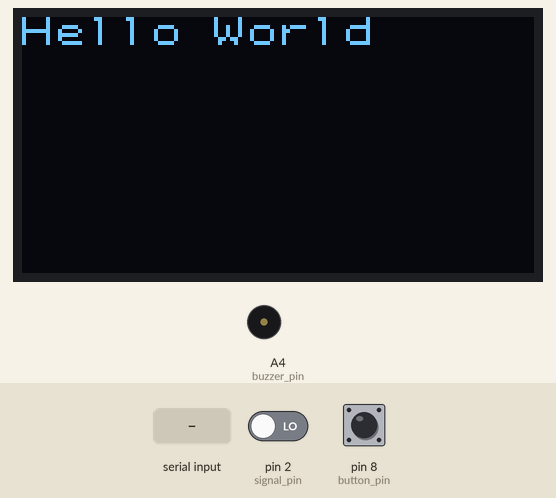
This sketch was run on a simulated Arduino Uno, built with avr-gcc and run on an emulated ATmega328P. Shown: 128×64 one-colour display, buzzer (waves = sounding, pin HIGH). The test bench sets the inputs (shaded band); at power-on: pin 2 (signal_pin) LOW, pin 8 (button_pin) HIGH. What the sketch prints to the serial monitor is not drawn.

Above: at 1.7 s.
1.8 s: "90 45\n" received over Serial
At 7.34 s:
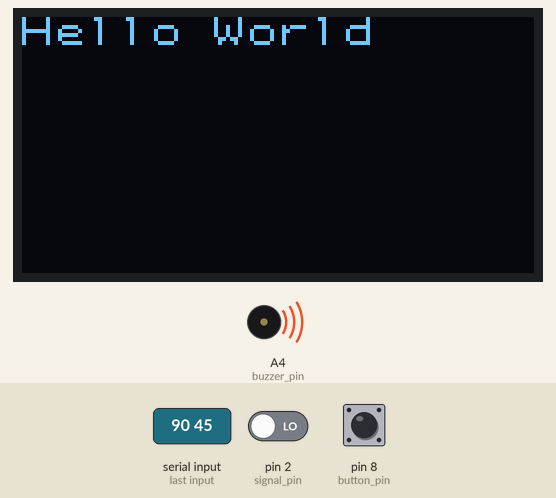
10.9 s: "30 150\n" received over Serial
Timing chart, 0 to 14.9 s (numbered marks = the images above; inputs shaded):
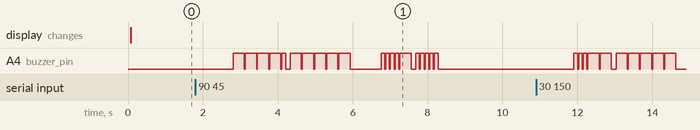

The sketch:

morse.ino
```cpp
#include "morseTable.h"
#include "decoder.hpp"
//#include "Adafruit_SH1106.h"
#include <U8g2lib.h>
#include "EEPROM.h"

const int morseTiming = 100;

const short button_pin = 8;
const short buzzer_pin = A4;
const short signal_pin = 2;

//U8G2_SH1106_128X64_NONAME_F_4W_HW_SPI u8g2(
//    U8G2_R0, A1, A0, -1);

U8X8_SH1106_128X64_NONAME_4W_HW_SPI oled(A1, A0);

short mode = 0;

//we have 4 modes:

// buzzer/mic serial monitor - pass through
// button/oled - practise mode
// listen/buzzer/button - talkback

//back and forth through the serial monitor
#define MODE_SERIAL 1
#define MODE_TALK 2
#define MODE_PRACTISE 3

const short mode_address = 0xAA;

String listenBuffer = "";
String outputBuffer = "";

constexpr char MorseCodeProcessor::tree[];

MorseCodeBuffer buffer(BUFFER_SIZE);
MorseCodeProcessor morseCodeProcessor;
MorseCodeElementProcessor morseCodeElementProcessor(UNIT_LENGTH);

char *output = new char[3];

SIGNAL(TIMER0_COMPA_vect)
{
  cli();
  MorseCodeElement e;
  //invert the signal
  if (morseCodeElementProcessor.process(digitalRead(signal_pin)? LOW:HIGH, &e))
  {
    buffer.Enqueue(e);
  }
  sei();
}

void setup()
{
  Serial.begin(9600);
  outputBuffer.reserve(15);
  listenBuffer.reserve(15);
  oled.begin();
  oled.setFlipMode(1);
  oled.setFont(u8x8_font_artossans8_r);
  oled.drawString(0, 0, "Hello World");

  pinMode(button_pin, INPUT_PULLUP);
  pinMode(signal_pin, INPUT);
  pinMode(buzzer_pin, OUTPUT);

  delay(500); //wait half a second

  if (digitalRead(button_pin) == LOW)
  { //if button is pressed
    oled.clear();
    mode = showMenuFunction();
  }
  else
  {
    mode = EEPROM.read(mode_address);
  }

  switch (mode)
  {
  case MODE_SERIAL:
    Serial.println(F("Serial mode enabled"));
  }

  //enable watch vector function
  cli();
  OCR0A = 0xAF;
  TIMSK0 |= _BV(OCIE0A);
  sei();
}

bool TryDequeueSafe(MorseCodeElement *element)
{
  // Dequeue item from the buffer while disabling interrupt
  // so that it doesn't corrupt buffer status
  cli();
  bool result = buffer.TryDequeue(element);
  sei();

  return result;
}

void loop()
{
  switch (mode)
  {
  case MODE_SERIAL:
    serialModeLoop();
  case MODE_TALK:
    talkModeLoop();
  case MODE_PRACTISE:
    practiseModeLoop();
  default:
    serialModeLoop();
  }
}

void serialModeLoop()
{
  MorseCodeElement e;
  while (TryDequeueSafe(&e))
  {
    if (morseCodeProcessor.process(e.m_signal, output))
    {
      Serial.print(output);
    }
    if (e.m_signal == Signal::LONGGAP)
    {
      Serial.print(" ");
    }
  }

  if (Serial.available())
  {
    outputBuffer = Serial.readString();
    if (outputBuffer.length() > 0)
    {
      Serial.print(">");
      Serial.println(outputBuffer);
      sendStringToBuzzer(outputBuffer, buzzer_pin);
    }
  }
}
void talkModeLoop()
{
}

void practiseModeLoop()
{
}

short showMenuFunction()
{

  oled.drawString(0, 0, "Menu Mode");
  oled.drawString(0, 1, "Open Serial");
  oled.drawString(0, 2, "[ 9600 ] Baud");

  while (1)
  {
    Serial.println(F("Menu"));
    Serial.println(F("-------"));
    Serial.println(F("1. Serial mode"));
    Serial.println(F("2. Talk/Reply mode"));
    Serial.println(F("3. Practise mode"));
    Serial.println(F("-------"));
    Serial.println();

    while (!Serial.available())
      ;

    String input = Serial.readString();
    short val = input.toInt();
    if (val >= MODE_SERIAL && val <= MODE_PRACTISE)
    {
      Serial.print(F("Setting mode: "));
      Serial.println(val, DEC);
      Serial.println();
      EEPROM.write(mode_address, val);
      return val;
    }
    Serial.println(F("Not a mode"));
    Serial.println();
    Serial.println();
    Serial.println();
    Serial.println();
  }
}
/*
void captureChange()
{
  if (digitalRead(3) == HIGH)
  {
    startMark = millis();
    return;
  }
  else if (startMark != 0)
    endMark = millis();

  pushMark(startMark, endMark);
}

void pushMark(long start, long end)
{
}
*/
/* -----------------------------

  while (Serial.available())
  {
    char c = Serial.read();
    short *p = getCodeFromChar(c);

    if (p == 0)
      continue;

    for (int i = 0; i < 5; i++)
    {
      if (p[i] == -1)
        break;
      Serial.print(p[i] ? '-' : '.');
    }
    Serial.print('/');
  }
  ------------------------ */
```

decoder.cpp
```cpp
#include "decoder.hpp"

bool MorseCodeBuffer::Enqueue(MorseCodeElement element)
{
  int new_tail = (m_tail + 1) % m_size;

  // Is full?
  if (new_tail == m_head)
  {
    return false;
  }

  m_tail = new_tail;
  m_buffer[m_tail] = element;

  return true;
}
bool MorseCodeBuffer::TryDequeue(MorseCodeElement *element)
{
  // Is empty?
  if (m_head == m_tail)
  {
    return false;
  }

  *element = m_buffer[m_head];
  m_head = (m_head + 1) % m_size;
  return true;
}

int MorseCodeBuffer::GetCount()
{
  if (m_head == m_tail)
  {
    return 0;
  }

  return (m_tail - m_head + m_size) % m_size;
}

bool AdaptiveLogicLevelProcessor::process(int sensorValue, int *digitalInputValue)
{
  unsigned long currentTime = millis();
  /*
  // Re-calibrate sensor value range
  if (currentTime - m_sensorCalibrationTime > 5000)
  {
    if (m_sensorMinValue < m_sensorMaxValue)
    {

      if (m_sensorMaxValue - m_sensorMinValue > 20)
      {
        m_sensorMedianValue = m_sensorMinValue + (m_sensorMaxValue - m_sensorMinValue) / 2;
        m_calibrated = true;
      }
      else
      {
        Serial.println();
        Serial.print("Unreliable LOW/HIGH: ");
        Serial.print(m_sensorMinValue);
        Serial.print(' ');
        Serial.print(m_sensorMaxValue);
        Serial.println();
        m_calibrated = false;
      }
    }

    m_sensorMaxValue = 0;
    m_sensorMinValue = 1023;
    m_sensorCalibrationTime = currentTime;
  }

  if (m_sensorMinValue > sensorValue)
  {
    m_sensorMinValue = sensorValue;
  }

  if (m_sensorMaxValue < sensorValue)
  {
    m_sensorMaxValue = sensorValue;
  }

  if (!m_calibrated)
  {
    return false;
  }
  */

  // *digitalInputValue = sensorValue > m_sensorMedianValue ? HIGH : LOW;
  *digitalInputValue = sensorValue;
  return true;
}

bool MorseCodeElementProcessor::process(int newSignal, MorseCodeElement *element)
{
  unsigned long currentTime = millis();
  unsigned long elapsed;
  bool shouldBuffer = false;

  element->m_signal = Signal::NOISE;

  // If previous status was OFF and now it is ON
  if (m_previousSignal == LOW && newSignal == HIGH)
  {
    elapsed = currentTime - m_previousTime;
    element->m_duration = elapsed;

    if (m_sevenUnitMinValue <= elapsed)
    {
      element->m_signal = Signal::LONGGAP;
      shouldBuffer = true;
    }
    else if (m_threeUnitMinValue <= elapsed && elapsed <= m_threeUnitMaxValue)
    {
      element->m_signal = Signal::GAP;
      shouldBuffer = true;
    }
    else if (m_oneUnitMinValue <= elapsed && elapsed <= m_oneUnitMaxValue)
    {
      element->m_signal = Signal::ELEMENTGAP;
      shouldBuffer = true;
    }
    else
    {
      element->m_signal = Signal::NOISE;
      shouldBuffer = true;
    }

    m_previousSignal = HIGH;
    m_previousTime = currentTime;
  }
  else if (m_previousSignal == HIGH && newSignal == LOW)
  {
    elapsed = currentTime - m_previousTime;
    element->m_duration = elapsed;

    if (m_threeUnitMinValue <= elapsed && elapsed <= m_threeUnitMaxValue)
    {
      element->m_signal = Signal::DAH;
      shouldBuffer = true;
    }
    else if (m_oneUnitMinValue <= elapsed && elapsed <= m_oneUnitMaxValue)
    {
      element->m_signal = Signal::DIT;
      shouldBuffer = true;
    }
    else
    {
      element->m_signal = Signal::NOISE;
      shouldBuffer = true;
    }

    m_previousSignal = LOW;
    m_previousTime = currentTime;
  }

  return shouldBuffer;
}

bool MorseCodeProcessor::process(Signal input, char *output)
{
  bool completed = false;

  if (!m_error && input == Signal::DIT)
  {
    if (m_start == m_index)
    {
      m_error = true;
    }
    else
    {
      m_end = m_index;
      m_index = m_start + (m_end - m_start) / 2;
    }
  }
  else if (!m_error && input == Signal::DAH)
  {
    if (m_end == m_index)
    {
      m_error = true;
    }
    else
    {
      m_start = m_index + 1;
      m_index = m_start + (m_end - m_start) / 2;
    }
  }
  else if (input == Signal::GAP || input == Signal::LONGGAP)
  {
    completed = !m_error && tree[m_index] != 0;

    if (completed)
    {
      output[0] = tree[m_index];
      output[1] = '\0';

      if (input == Signal::LONGGAP)
      {
        output[1] = ' ';
        output[2] = '\0';
      }
    }

    reset();
  }

  m_previousInput = input;

  return completed;
}
```

decoder.hpp
```cpp
#ifndef _DECODER_H__
#define _DECODER_H__

#include "Arduino.h"

const int UNIT_LENGTH = 100;
const int BUFFER_SIZE = 5;

// -------------------------------------------
enum Signal : byte
{
  NOISE = 0,
  DIT = 1,
  DAH = 2,
  ELEMENTGAP = 3,
  GAP = 4,
  LONGGAP = 5
};
// -------------------------------------------
struct MorseCodeElement
{
  Signal m_signal;
  unsigned long m_duration;
};
// -------------------------------------------

class MorseCodeBuffer
{
  int m_size;
  int m_head;
  int m_tail;
  MorseCodeElement *m_buffer;

public:
  MorseCodeBuffer(int size)
  {
    // Use extra element to distinguish empty vs full.
    size++;

    m_size = size;
    m_head = 0;
    m_tail = 0;
    m_buffer = new MorseCodeElement[size];
  }

  bool Enqueue(MorseCodeElement element);

  bool TryDequeue(MorseCodeElement *element);

  int GetCount();
};
// ----------------------------------------------------------
class AdaptiveLogicLevelProcessor
{
  int m_sensorMinValue = 1023;
  int m_sensorMaxValue = 0;
  int m_sensorMedianValue = 511;
  unsigned long m_sensorCalibrationTime = 0;
  bool m_calibrated;

public:
  AdaptiveLogicLevelProcessor()
  {
    m_sensorMinValue = 1023;
    m_sensorMaxValue = 0;
    m_sensorMedianValue = 511;
    m_sensorCalibrationTime = 0;
  }

  bool process(int sensorValue, int *digitalInputValue);
};
// -------------------------------------------------------------------------
class MorseCodeElementProcessor
{
  unsigned long m_previousTime = 0;
  int m_previousSignal = LOW;

  int m_oneUnitMinValue;
  int m_oneUnitMaxValue;
  int m_threeUnitMinValue;
  int m_threeUnitMaxValue;
  int m_sevenUnitMinValue;
  int m_sevenUnitMaxValue;

public:
  MorseCodeElementProcessor(int unitLengthInMilliseconds)
  {
    m_oneUnitMinValue = (int)(unitLengthInMilliseconds * 0.5);
    m_oneUnitMaxValue = (int)(unitLengthInMilliseconds * 1.5);

    m_threeUnitMinValue = (int)(unitLengthInMilliseconds * 2.0);
    m_threeUnitMaxValue = (int)(unitLengthInMilliseconds * 4.0);

    m_sevenUnitMinValue = (int)(unitLengthInMilliseconds * 5.0);
    m_sevenUnitMaxValue = (int)(unitLengthInMilliseconds * 8.0);
  }

  bool process(int newSignal, MorseCodeElement *element);
};
// -----------------------------------------------------------------------------------
class MorseCodeProcessor
{
private:
  static const int TREE_SIZE = 255;
  static constexpr char tree[TREE_SIZE] = {
      '\0', '\0', '\0', '5', '\0', '\0', '\0', 'H', '\0', '\0', '\0', '4', '\0', '\0', '\0', 'S',
      '\0', '\0', '$', '\0', '\0', '\0', '\0', 'V', '\0', '\0', '\0', '3', '\0', '\0', '\0', 'I',
      '\0', '\0', '\0', '\0', '\0', '\0', '\0', 'F', '\0', '\0', '\0', '\0', '\0', '\0', '\0', 'U',
      '\0', '?', '\0', '\0', '\0', '_', '\0', '\0', '\0', '\0', '\0', '2', '\0', '\0', '\0', 'E',
      '\0', '\0', '\0', '&', '\0', '\0', '\0', 'L', '\0', '"', '\0', '\0', '\0', '\0', '\0', 'R',
      '\0', '\0', '\0', '+', '\0', '.', '\0', '\0', '\0', '\0', '\0', '\0', '\0', '\0', '\0', 'A',
      '\0', '\0', '\0', '\0', '\0', '\0', '\0', 'P', '\0', '@', '\0', '\0', '\0', '\0', '\0', 'W',
      '\0', '\0', '\0', '\0', '\0', '\0', '\0', 'J', '\0', '\'', '\0', '1', '\0', '\0', '\0', '\0',
      '\0', '\0', '\0', '6', '\0', '-', '\0', 'B', '\0', '\0', '\0', '=', '\0', '\0', '\0', 'D',
      '\0', '\0', '\0', '/', '\0', '\0', '\0', 'X', '\0', '\0', '\0', '\0', '\0', '\0', '\0', 'N',
      '\0', '\0', '\0', '\0', '\0', '\0', '\0', 'C', '\0', ';', '\0', '\0', '\0', '!', '\0', 'K',
      '\0', '\0', '\0', '(', '\0', ')', '\0', 'Y', '\0', '\0', '\0', '\0', '\0', '\0', '\0', 'T',
      '\0', '\0', '\0', '7', '\0', '\0', '\0', 'Z', '\0', '\0', '\0', '\0', '\0', ',', '\0', 'G',
      '\0', '\0', '\0', '\0', '\0', '\0', '\0', 'Q', '\0', '\0', '\0', '\0', '\0', '\0', '\0', 'M',
      '\0', ':', '\0', '8', '\0', '\0', '\0', '\0', '\0', '\0', '\0', '\0', '\0', '\0', '\0', 'O',
      '\0', '\0', '\0', '9', '\0', '\0', '\0', '\0', '\0', '\0', '\0', '0', '\0', '\0', '\0'};

  bool m_error;
  int m_start;
  int m_end;
  int m_index;
  Signal m_previousInput;

  void reset()
  {
    m_error = false;
    m_start = 0;
    m_end = TREE_SIZE;
    m_index = (m_end - m_start) / 2;
  }

public:
  MorseCodeProcessor()
  {
    reset();
    m_previousInput = Signal::NOISE;
  }

  bool process(Signal input, char *output);
};

#endif
```

morseTable.cpp
```cpp
#include "morseTable.h"
#include <Arduino.h>

short *getCodeFromChar(char c)
{

  if (c >= 'A' && c <= 'Z')
    c += ('a' - 'A'); //make lower case;

  if (c >= 'a' && c <= 'z')
  {
    c -= 'a';
    return morse_table[c];
  }

  if (c >= '0' && c <= '9')
  {
    c -= '0';
    c += 26; //skip past the alphabet
    return morse_table[c];
  }

  return 0;
}

char getCharFromCode(const short *code)
{
  //check each morse_table row
  for (short i = 0; i < 36; i++)
  {
    // check each letter of code;
    for (short j = 0; j < 5; j++)
    {
      if (code[j] != morse_table[i][j])
        break;

      if (j == 4)
      { //all characters match
        return (i < 26 ? i + 'a' : i - 26 + '0');
      }
    }
  }

  return 0;
}

void sendStringToBuzzer(String &s, const int buzzer, int timing)
{

  for (int i = 0; i < s.length(); i++)
  {
    if (s[i] == ' ')
    {
      delay(timing * word_space);
      continue;
    }

    short *p = getCodeFromChar(s[i]);

    if (p == 0)
      continue;

    //output the code for this letter
    for (int j = 0; j < 5; j++)
    {
      if (p[j] == -1)
        break;

      digitalWrite(buzzer, HIGH);
      delay(timing * (p[j] ? dah_unit : dit_unit));
      digitalWrite(buzzer, LOW);
      delay(timing >> 2);
    }
    delay(timing * char_space);
  }
}
short *getCharFromEncodedString(String &str)
{
  return getCharFromEncodedString(str.c_str());
}

short *getCharFromEncodedString(const char *str)
{
  short buf[5] = {0};
  short bufIndex = 0;
  for (short i = 0; str[i] != '\0'; i++)
  {
    if (str[i] == '.')
    {
      buf[bufIndex++] = S;
    }
    else if (str[i] == '-')
    {
      buf[bufIndex++] = L;
    }
    else
    {
      buf[bufIndex++] = X;
    }
  }

  return getCharFromCode(buf);
}
/*
void MorseListener::watch(int digitalPin)
{
  short reading = digitalRead(digitalPin);

  if (reading == oldSignal)
    return;

  int duration;

  if (reading == LOW) //went from high to low
  {
    duration = millis() - lastMark;
  }
  else
  { //low to high
    duration = -(millis() - lastMark);
  }
  addToQueue(duration);
  lastMark = millis();
  oldSignal = reading;

}

void MorseListener::addToQueue(int val)
{
  queue[_insert++] = val;
  _insert %= QUEUE_SIZE;
  calculateAvailable();
}

int MorseListener::removeFromQueue()
{

  if (_read == _insert)
  {
    return -1;
  }

  int v = queue[_read++];
  _read %= QUEUE_SIZE;

  calculateAvailable();
  return v;
}
void MorseListener::calculateAvailable()
{
  queueAvailable = QUEUE_SIZE + (_insert - _read);
  queueAvailable %= QUEUE_SIZE;
}
short MorseListener::available()
{
  return available;
}
*/
```

morseTable.h
```cpp
#ifndef _MORSE_TABLE_H_
#define _MORSE_TABLE_H_

const int dit_unit = 1;
const int dah_unit = 3;
const int char_space = 1;
const int word_space = 7;
const long default_unit_timing = 100;

#include <Arduino.h>

#define S 0  //dit
#define L 1  //dah
#define X -1 //don't care

void sendStringToBuzzer(String &str, const int buzzer, int timing = default_unit_timing);
char getCharFromCode(const short *codePtr);
short *getCodeFromChar(char c);
short *getCharFromEncodedString(const char *str);
short *getCharFromEncodedString(String &str);

/*
#define QUEUE_SIZE 30

class MorseListener
{
  String *target;
  short oldSignal;
  long lastMark;
  int available;
  int queue[QUEUE_SIZE] = {0};

  void calculateAvailable();

public:
  MorseListener(String *t) : target(t);
  {
    startMark = 0;
  }

  void watch(int digitalPin);
  void addToQueue(int v);
  int removeFromQueue();
  short available();
};

*/

const short morse_table[36][5] = {
    {S, L, X, X, X}, // a
    {L, S, S, S, X}, // b
    {L, S, L, S, X}, // c
    {L, S, S, X, X}, // d
    {S, X, X, X, X}, // e
    {S, S, L, S, X}, // f
    {L, L, S, X, X}, // g
    {S, S, S, S, X}, // h
    {S, S, X, X, X}, // i
    {S, L, L, L, X}, // j
    {L, S, L, X, X}, // k
    {S, L, S, S, X}, // l
    {L, L, X, X, X}, // m
    {L, S, X, X, X}, // n
    {L, L, L, X, X}, // o
    {S, L, L, S, X}, // p
    {L, L, S, L, X}, // q
    {S, L, S, X, X}, // r
    {S, S, S, X, X}, // s
    {L, X, X, X, X}, // t
    {S, S, L, X, X}, // u
    {S, S, S, L, X}, // v
    {S, L, L, X, X}, // w
    {L, S, S, L, X}, // x
    {L, S, L, L, X}, // y
    {L, L, S, S, X}, // z
    {L, L, L, L, L}, // 0
    {S, L, L, L, L}, // 1
    {S, S, L, L, L}, // 2
    {S, S, S, L, L}, // 3
    {S, S, S, S, L}, // 4
    {S, S, S, S, S}, // 5
    {L, S, S, S, S}, // 6
    {L, L, S, S, S}, // 7
    {L, L, L, S, S}, // 8
    {L, L, L, L, S}, // 9
};

#endif
```
